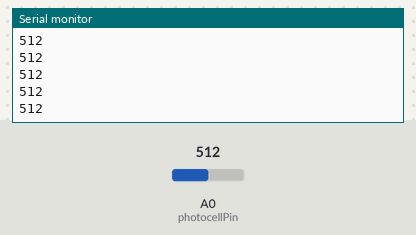
The sketch below on a simulated Arduino Uno, built with avr-gcc and run on an emulated ATmega328P. On the bench: the last lines printed to the serial monitor. The test bench sets the inputs (shaded band); at power-on: A0 (photocellPin) = 512.

Above: at 1.2 s.
1.3 s: A0 (photocellPin) set to 716
At 2.1 s:
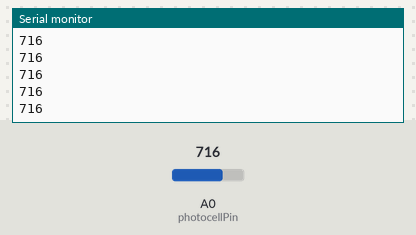
2.8 s: A0 (photocellPin) set to 900
At 3.4 s:
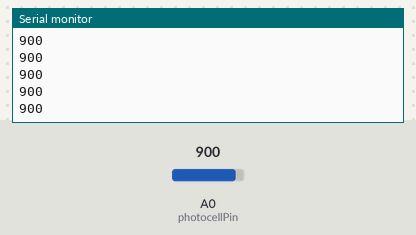
Timing chart, 0 to 5.8 s (numbered marks = the images above; inputs shaded):
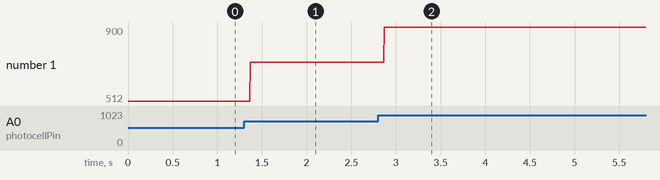

Measured:
- after the input at 1.3 s, the serial monitor: prints a new line after 0.07 s (image 1)
- after the input at 2.8 s, the serial monitor: prints a new line after 0.07 s (image 2)
- plotted number 1: 512 → 716 after the input at 1.3 s, 716 → 900 after the input at 2.8 s

The sketch:

sketch2.2.ino
```cpp
/* Photocell simple testing sketch.
 Connect one end of the photocell to 5V, the other end to Analog 0.
 Then connect one end of a 10K resistor from Analog 0 to ground
 Connect LED from pin 11 through a resistor to ground
 For more information see http://learn.adafruit.com/photocells */
int photocellPin = 0; // the cell and 10K pulldown are connected to a0
int photocellReading; // the analog reading from the sensor divider
void setup(void) {
  // We'll send debugging information via the Serial monitor
  Serial.begin(9600);
}
void loop(void) {
  photocellReading = analogRead(photocellPin);
  Serial.println(photocellReading); // the raw analog reading
  // LED gets brighter the darker it is at the sensor
  // that means we have to -invert- the reading from 0-1023 back to 1023-0
  photocellReading = 1023 - photocellReading;
  //now we have to map 0-1023 to 0-255 since thats the range analogWrite uses
}
```
